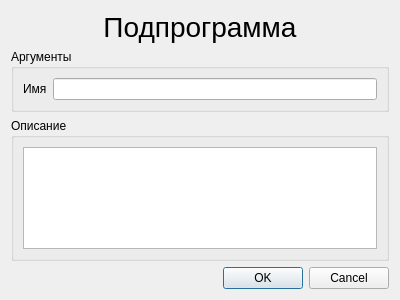
<?xml version="1.0" encoding="UTF-8"?>
<ui version="4.0">
 <class>ProcDialog</class>
 <widget class="QDialog" name="ProcDialog">
  <property name="geometry">
   <rect>
    <x>0</x>
    <y>0</y>
    <width>400</width>
    <height>300</height>
   </rect>
  </property>
  <property name="windowTitle">
   <string>Dialog</string>
  </property>
  <layout class="QVBoxLayout" name="verticalLayout">
   <item>
    <widget class="QLabel" name="proc_label_title">
     <property name="font">
      <font>
       <pointsize>21</pointsize>
      </font>
     </property>
     <property name="text">
      <string>Подпрограмма</string>
     </property>
     <property name="alignment">
      <set>Qt::AlignCenter</set>
     </property>
    </widget>
   </item>
   <item>
    <widget class="QGroupBox" name="proc_arguments_groupBox">
     <property name="title">
      <string>Аргументы</string>
     </property>
     <layout class="QFormLayout" name="formLayout">
      <item row="0" column="0">
       <widget class="QLabel" name="proc_name_label">
        <property name="text">
         <string>Имя</string>
        </property>
       </widget>
      </item>
      <item row="0" column="1">
       <widget class="QLineEdit" name="proc_name_lineEdit"/>
      </item>
     </layout>
    </widget>
   </item>
   <item>
    <widget class="QGroupBox" name="proc_description_groupBox">
     <property name="title">
      <string>Описание</string>
     </property>
     <layout class="QHBoxLayout" name="horizontalLayout">
      <item>
       <widget class="QTextEdit" name="proc_description_textEdit"/>
      </item>
     </layout>
    </widget>
   </item>
   <item>
    <widget class="QDialogButtonBox" name="buttonBox">
     <property name="orientation">
      <enum>Qt::Horizontal</enum>
     </property>
     <property name="standardButtons">
      <set>QDialogButtonBox::Cancel|QDialogButtonBox::Ok</set>
     </property>
    </widget>
   </item>
  </layout>
 </widget>
 <resources/>
 <connections>
  <connection>
   <sender>buttonBox</sender>
   <signal>accepted()</signal>
   <receiver>ProcDialog</receiver>
   <slot>accept()</slot>
   <hints>
    <hint type="sourcelabel">
     <x>248</x>
     <y>254</y>
    </hint>
    <hint type="destinationlabel">
     <x>157</x>
     <y>274</y>
    </hint>
   </hints>
  </connection>
  <connection>
   <sender>buttonBox</sender>
   <signal>rejected()</signal>
   <receiver>ProcDialog</receiver>
   <slot>reject()</slot>
   <hints>
    <hint type="sourcelabel">
     <x>316</x>
     <y>260</y>
    </hint>
    <hint type="destinationlabel">
     <x>286</x>
     <y>274</y>
    </hint>
   </hints>
  </connection>
 </connections>
</ui>
